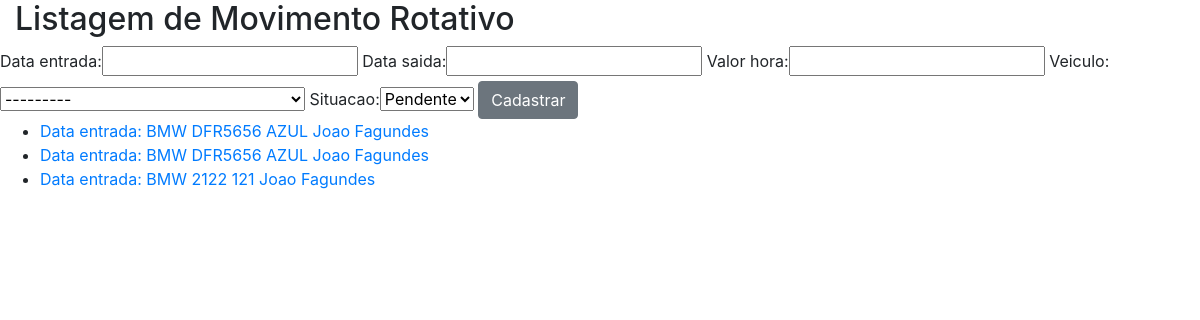
Page /sistema/mov-rot-list/ on the earlier database version.
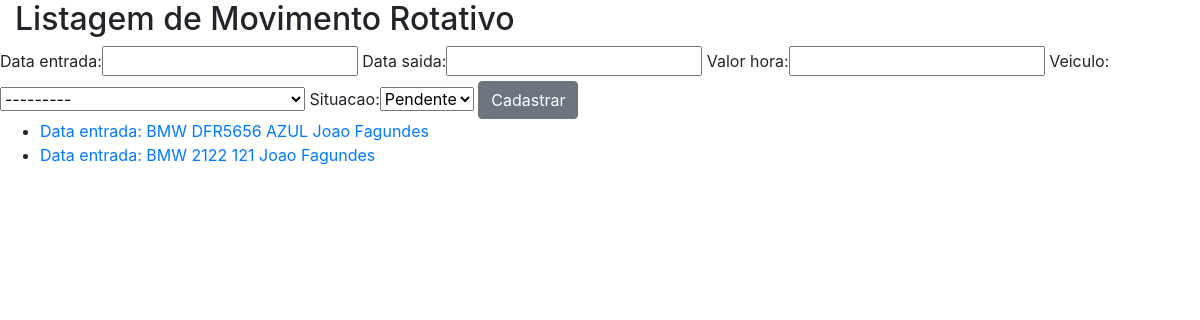
Same page on the later database version.
### core/models.py (models this page shows, shortened)
class MovRotativo(models.Model):
	Pago = 'PG'
	Pendente = 'PE'
	SITUACAO = [(Pago, 'Pago'), (Pendente, 'Pendente'),]
	data_entrada = models.DateTimeField(auto_now=False)
	data_saida = models.DateTimeField(auto_now=False, null=True, blank=True)
	valor_hora = models.DecimalField(max_digits=5, decimal_places=2)
	veiculo = models.ForeignKey('Veiculo', on_delete=models.PROTECT)
	situacao = models.CharField(
		max_length=2,
		choices = SITUACAO,
		default=Pendente
	)

class Veiculo(models.Model):
	marca = models.ForeignKey('Marca', on_delete=models.PROTECT)
	proprietario = models.ForeignKey('Pessoa', on_delete=models.PROTECT)
	placa = models.CharField(max_length=7)
	cor = models.CharField(max_length=15)
	observacoes = models.TextField()
	def __str__(self):
		return self.marca.nome + " " + self.placa + " " + self.cor + " " + self.proprietario.nome

class Marca(models.Model):
	nome = models.CharField(max_length=50)

class Pessoa(models.Model):
	nome = models.CharField(max_length=100)
	endereco = models.CharField(max_length=200)
	telefone = models.CharField(max_length=20)

### core/views.py (the view)
def lista_movrotativos(request):
	movrot = MovRotativo.objects.all()
	form = MovRotativoForm()
	data = {'movrot': movrot, 'form': form}
	return render(request,'core/lista_movrotativos.html', data)

### core/forms.py
class MovRotativoForm(ModelForm):
	class Meta:
		model = MovRotativo
		fields = '__all__'

### core/templates/core/lista_movrotativos.html (shortened to what this page needs)
{% extends 'base.html' %}
{% block main %}
{% load bootstrap %}
<div class="row">
	<div class="col">
		<h2>Listagem de Movimento Rotativo</h2>
	</div>
</div>
<div class="row">
	<div class="col-sm-06">
		<form action="{% url 'core_mov_rotativonovo' %}" method="POST">
			{{form|bootstrap}}
			<button class="btn btn-secondary" type="submit">Cadastrar</button>
		</form>
	</div>
	<div class="col-sm-06">
			<ul>
			{% for movrots in movrot %}
					<li>
					<a href="{% url 'core_movrot_update' movrots.id %}">{{"Data entrada: "}}{{movrots.veiculo}}</a>
					</li>
			{%endfor%}
				</ul>
	</div>
</div>
{% endblock %}

### templates/base.html (shortened to what this page needs)
{%load static %}
<!DOCTYPE html>
<html lang"pt">
<head>
	<link rel="stylesheet" href="{% static 'bootstrap/css/bootstrap.css' %}">
</head>
<body>
<div class="container-fluid">
	{% block main %}{% endblock %}
</div>
</body>
</html>

Differences in the rows shown:
removed MovRotativo: value "Data entrada:", veiculo "BMW DFR5656 AZUL Joao Fagundes"
